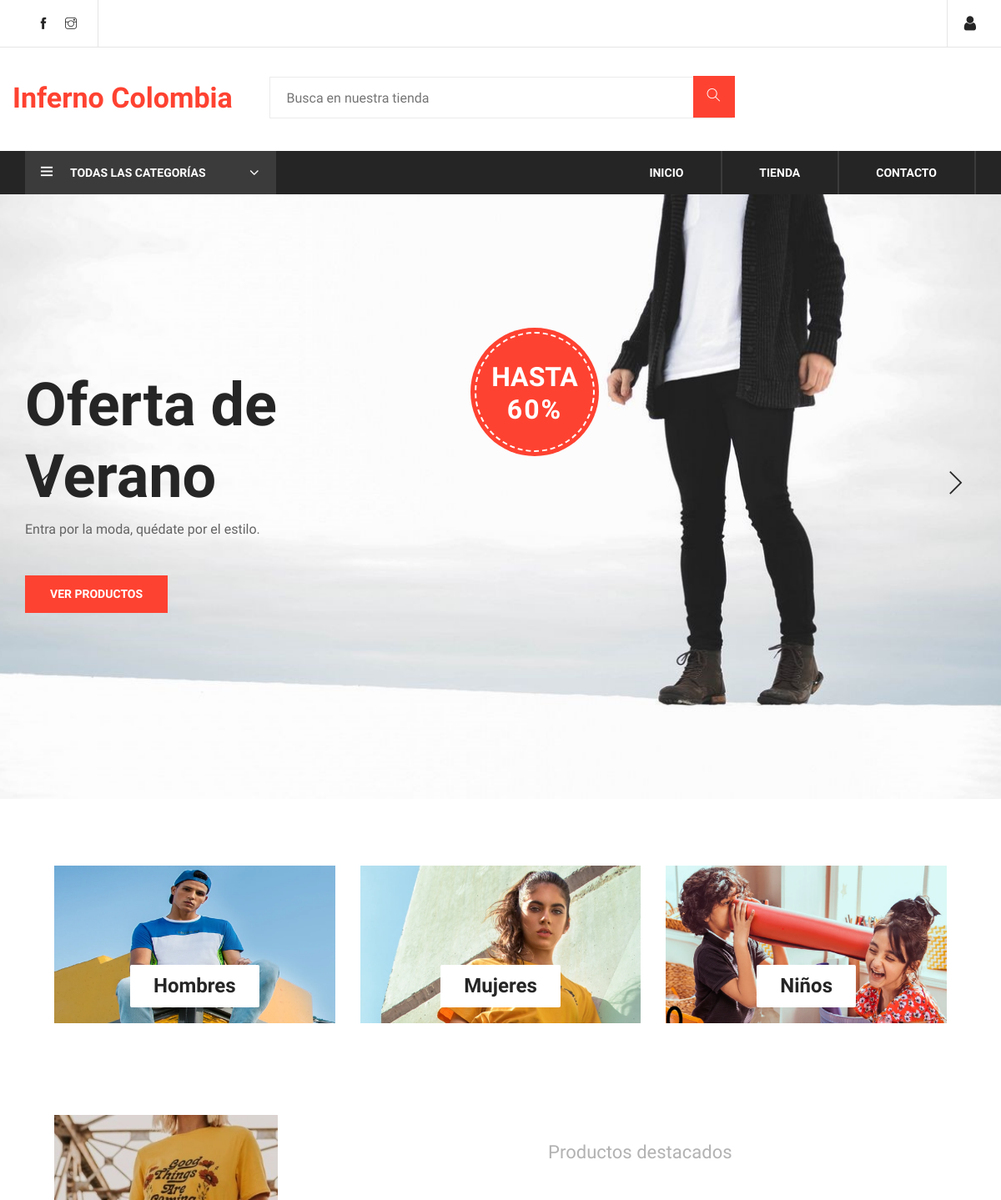
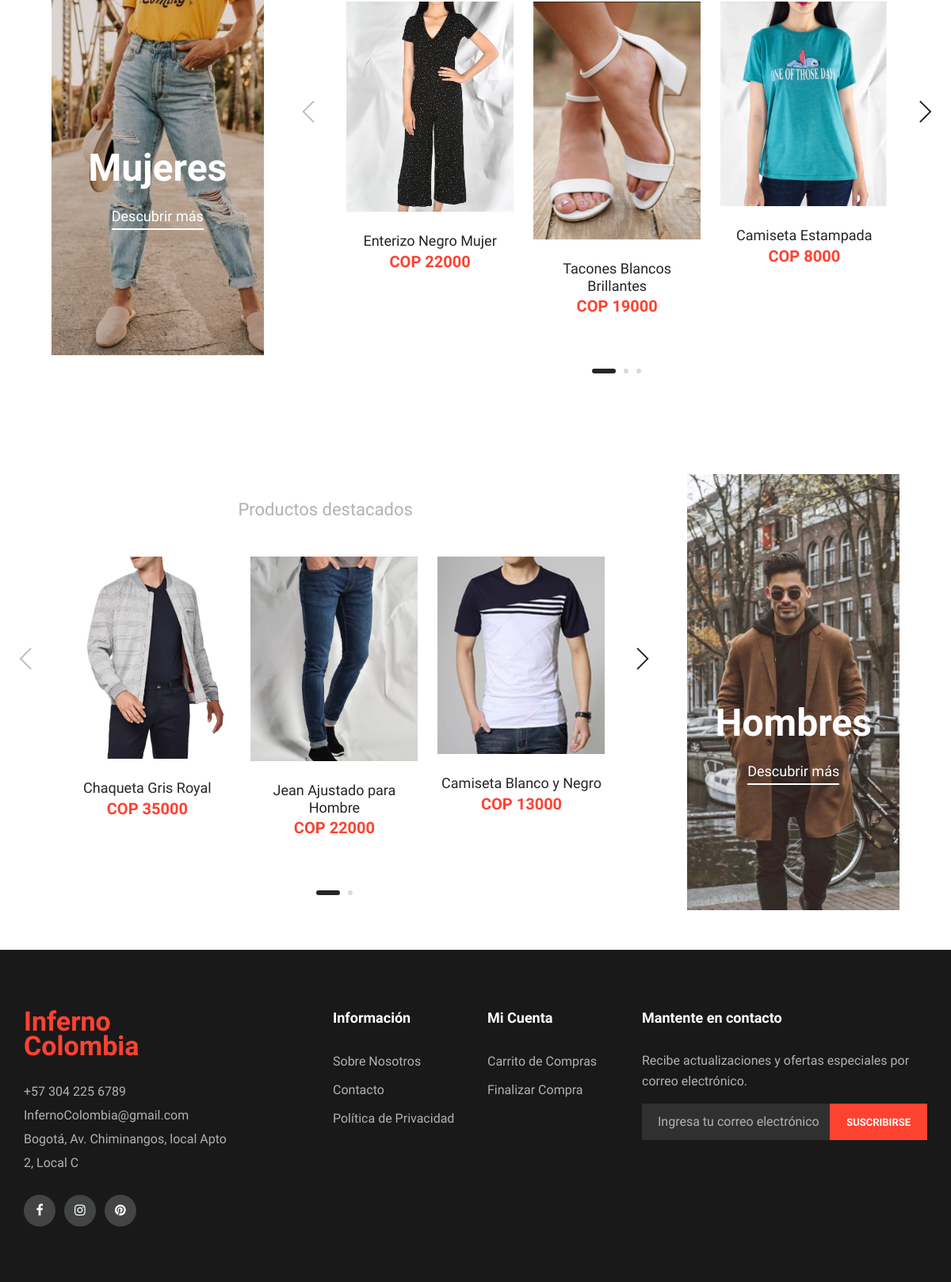
The page / on the database its author committed (2 pictures, top to bottom).
### tables this page shows
CREATE TABLE `slider` (
  `slide_id` int(10) NOT NULL,
  `slide_name` varchar(255) NOT NULL,
  `slide_image` text NOT NULL,
  `slide_heading` varchar(100) NOT NULL,
  `slide_text` varchar(100) NOT NULL
);

CREATE TABLE `products` (
  `products_id` int(10) NOT NULL,
  `p_cat_id` int(10) NOT NULL,
  `cat_id` int(10) NOT NULL,
  `date` timestamp NOT NULL DEFAULT current_timestamp() ON UPDATE current_timestamp(),
  `product_title` text NOT NULL,
  `product_img1` text NOT NULL,
  `product_img2` text NOT NULL,
  `product_price` int(10) NOT NULL,
  `product_keywords` text NOT NULL,
  `product_desc` text NOT NULL
);

### functions.php (the view, shortened to what this page needs)
<?php
$db = mysqli_connect('localhost', 'root', '', 'threaderz_store');
function getWProduct()
{
    global $db;
    $get_products = "select * from products where cat_id=2 order by RAND() LIMIT 7";
    $run_products = mysqli_query($db, $get_products);
    while ($row_products = mysqli_fetch_array($run_products)) {
        $products_id = $row_products['products_id'];
        $product_title = $row_products['product_title'];
        $product_price = $row_products['product_price'];
        $product_img1 = $row_products['product_img1'];
        echo "
        <div class='product-item'>
        <div class='pi-pic' style='max-height:300px'>
            <img src='img/products/$product_img1' alt='$product_title'>
            <ul>
                <li class='quick-view'><a href='product.php?product_id=$products_id' style='background:#fe4231;color:white'>Ver Detalles</a></li>
            </ul>
        </div>
        <div class='pi-text'>
            <a href='product.php?product_id=$products_id'>
                <h5>$product_title</h5>
            </a>
            <div class='product-price'>
               COP $product_price
            </div>
        </div>
    </div>
    ";
    }
}
function getMProduct()
{
    global $db;
    $get_products = "select * from products where cat_id=1 order by RAND() LIMIT 7";
    $run_products = mysqli_query($db, $get_products);
    while ($row_products = mysqli_fetch_array($run_products)) {
        $products_id = $row_products['products_id'];
        $product_title = $row_products['product_title'];
        $product_price = $row_products['product_price'];
        $product_img1 = $row_products['product_img1'];
        echo "
        <div class='product-item'>
        <div class='pi-pic' style='max-height:300px'>
            <img src='img/products/$product_img1' alt='$product_title'>
            <ul>
                <li class='quick-view'><a href='product.php?product_id=$products_id' style='background:#fe4231;color:white'>Ver Detalles</a></li>
            </ul>
        </div>
        <div class='pi-text'>
            <a href='#'>
                <h5>$product_title</h5>
            </a>
            <div class='product-price'>
            COP $product_price
            </div>
        </div>
    </div>
    ";
    }
}

### header.php (shortened to what this page needs)
<!DOCTYPE html>
<html lang="es">
<link rel='stylesheet' href='css/bootstrap.min.css' type='text/css'>
<link rel='stylesheet' href='css/font-awesome.min.css' type='text/css'>
<link rel='stylesheet' href='css/themify-icons.css' type='text/css'>
<link rel='stylesheet' href='css/elegant-icons.css' type='text/css'>
<link rel='stylesheet' href='css/owl.carousel.min.css' type='text/css'>
<link rel='stylesheet' href='css/slicknav.min.css' type='text/css'>
<link rel='stylesheet' href='css/style.css' type='text/css'>
</head>
<body>
    <header class="header-section">
        <div class="header-top" id="top">
            <div class="container">
                <div class="f-left">
                    <div class="top-social">
                        <a href="https://www.facebook.com/" target="_blank"><i class="ti-facebook"></i></a>
                        <a href="https://www.instagram.com/?hl=es" target="_blank"><i class="ti-instagram"></i></a>
                    </div>
                </div>
                <div class="f-right">
                    <ul class="nav-right">
                        <li class="user-icon">
                            <div class="login-panel">
                                <i class="fa fa-user" style="font-size:20px"></i>
                            </div>
                        </li>
                    </ul>
                </div>
            </div>
        </div>
        <div class="container">
            <div class="inner-header">
                <div class="row">
                    <div class="col-md-3 logo">
                        <a href="index.php">
                            <span>Inferno Colombia</span>
                        </a>
                    </div>
                    <div class="col-md-6">
                        <form method="post">
                            <div class="input-group">
                                <input type="text" name="search" placeholder="Busca en nuestra tienda" required>
                                <button type="submit" name="submit"><i class="ti-search"></i></button>
                            </div>
                        </form>
                    </div>
                </div>
            </div>
        </div>
        <div class="nav-item">
            <div class="container">
                <div class="nav-depart">
                    <div class="depart-btn">
                        <i class="ti-menu"></i>
                        <span>Todas las categorías</span>
                    </div>
                </div>
                <nav class="nav-menu mobile-menu">
                    <ul>
                        <li class="<?php if ($active == 'Home') echo 'active' ?>"><a href="index.php">Inicio</a></li>
                        <li class="<?php if ($active == 'Shop') echo 'active' ?>"><a href="shop.php">Tienda</a></li>
                        <li class="<?php if ($active == 'Contact') echo 'active' ?>"><a href="contact.php">Contacto</a></li>
                    </ul>
                </nav>
            </div>
        </div>
    </header>

### index.php (shortened to what this page needs)
<?php
$active = "Inicio";
include("functions.php");
include("header.php");
?>
<section class="hero-section">
    <div class="hero-items owl-carousel">
        <?php
        $get_slides = "SELECT * FROM slider LIMIT 0,1";
        $run_slider = mysqli_query($con, $get_slides);
        while ($row_slides = mysqli_fetch_array($run_slider)) {
            $slide_image = $row_slides['slide_image'];
            $slide_heading = $row_slides['slide_heading'];
            $slide_text = $row_slides['slide_text'];
            echo "
            <div class='single-hero-items set-bg' data-setbg='img/$slide_image'>
                <div class='container'>
                    <div class='row'>
                        <div class='col-lg-5'>
                            <h1>$slide_heading</h1>
                            <p>$slide_text</p>
                            <a href='shop.php' class='primary-btn'>Ver productos</a>
                        </div>
                    </div>
                    <div class='off-card'>
                        <h2>Hasta<span>60%</span></h2>
                    </div>
                </div>
            </div>";
        }
        ?>
    </div>
</section>
<div class="banner-section spad">
    <div class="container-fluid">
        <div class="row">
            <div class="col-lg-4">
                <a href='shop.php?cat_id=1'>
                    <div class="single-banner">
                        <img src="img/banner-1.png" alt="Hombres">
                        <div class="inner-text">
                            <h4>Hombres</h4>
                        </div>
                    </div>
                </a>
            </div>
            <div class="col-lg-4">
                <a href='shop.php?cat_id=2'>
                    <div class="single-banner">
                        <img src="img/banner-2.png" alt="Mujeres">
                        <div class="inner-text">
                            <h4>Mujeres</h4>
                        </div>
                    </div>
                </a>
            </div>
            <div class="col-lg-4">
                <a href='shop.php?cat_id=3'>
                    <div class="single-banner">
                        <img src="img/banner-3.png" alt="Niños">
                        <div class="inner-text">
                            <h4>Niños</h4>
                        </div>
                    </div>
                </a>
            </div>
        </div>
    </div>
</div>
<section class="women-banner spad">
    <div class="container-fluid">
        <div class="row">
            <div class="col-lg-3">
                <div class="product-large set-bg" data-setbg="img/women-large.jpg">
                    <h2>Mujeres</h2>
                    <a href="shop.php?cat_id=2">Descubrir más</a>
                </div>
            </div>
            <div class="col-lg-8 offset-lg-1">
                <div class="filter-control">
                    <h3>Productos destacados</h3>
                </div>
                <div class="product-slider owl-carousel">
                    <?php getWProduct(); ?>
                </div>
            </div>
        </div>
    </div>
</section>
<section class="man-banner spad">
    <div class="container-fluid">
        <div class="row">
            <div class="col-lg-8">
                <div class="filter-control">
                    <h3>Productos destacados</h3>
                </div>
                <div class="product-slider owl-carousel">
                    <?php getMProduct(); ?>
                </div>
            </div>
            <div class="col-lg-3 offset-lg-1">
                <div class="product-large set-bg m-large" data-setbg="img/men-large.jpg">
                    <h2>Hombres</h2>
                    <a href="shop.php?cat_id=1">Descubrir más</a>
                </div>
            </div>
        </div>
    </div>
</section>
<?php
include('footer.php');
?>
</body>
</html>

### footer.php (shortened to what this page needs)
<footer class="footer-section">
    <div class="container">
        <div class="row" style="padding-bottom: 40px;">
            <div class="col-lg-3">
                <div class="footer-left">
                    <div class="footer-logo">
                        <a href="index.php">
                            <span>Inferno Colombia</span>
                        </a>
                    </div>
                    <ul>
                        <li>+57 304 225 6789</li>
                        <li>InfernoColombia@gmail.com</li>
                        <li>Bogotá, Av. Chiminangos, local Apto 2, Local C</li>
                    </ul>
                    <div class="footer-social">
                        <a href="https://www.facebook.com/" target="_blank"><i class="fa fa-facebook"></i></a>
                        <a href="https://www.instagram.com/?hl=es" target="_blank"><i class="fa fa-instagram"></i></a>
                        <a href="https://www.pinterest.com/" target="_blank"><i class="fa fa-pinterest"></i></a>
                    </div>
                </div>
            </div>
            <div class="col-lg-2 offset-lg-1">
                <div class="footer-widget">
                    <h5>Información</h5>
                    <ul>
                        <li><a href="index.php">Sobre Nosotros</a></li>
                        <li><a href="contact.php">Contacto</a></li>
                        <li><a href="index.php">Política de Privacidad</a></li>
                    </ul>
                </div>
            </div>
            <div class="col-lg-2">
                <div class="footer-widget" style="display: <?php if ($active == 'Register' || $active == 'Login') { echo 'none'; } ?>;">
                    <h5>Mi Cuenta</h5>
                    <ul>
                        <li><a href="<?php
                            if (!($_SESSION['customer_email'] == 'unset')) {
                                echo 'shopping-cart.php';
                            } else {
                                echo 'login.php';
                            }
                        ?>">Carrito de Compras</a></li>
                        <li><a href="<?php
                            if (!($_SESSION['customer_email'] == 'unset')) {
                                echo 'check-out.php';
                            } else {
                                echo 'login.php';
                            }
                        ?>">Finalizar Compra</a></li>
                    </ul>
                </div>
            </div>
            <div class="col-lg-4">
                <div class="newslatter-item">
                    <h5>Mantente en contacto</h5>
                    <p>Recibe actualizaciones y ofertas especiales por correo electrónico.</p>
                    <form action="index.php" class="subscribe-form">
                        <input type="text" placeholder="Ingresa tu correo electrónico">
                        <button type="button">Suscribirse</button>
                    </form>
                </div>
            </div>
        </div>
    </div>
</footer>

### rows shown on the page
slider: slide_heading "Oferta de Verano", slide_text "Entra por la moda, quédate por el estilo."
products: product_img1 (picture), product_title "Enterizo Negro Mujer", product_price "22000"
products: product_img1 (picture), product_title "Tacones Blancos Brillantes", product_price "19000"
products: product_img1 (picture), product_title "Camiseta Estampada", product_price "8000"
products: product_img1 (picture), product_title "Chaqueta Gris Royal", product_price "35000"
products: product_img1 (picture), product_title "Jean Ajustado para Hombre", product_price "22000"
products: product_img1 (picture), product_title "Camiseta Blanco y Negro", product_price "13000"
